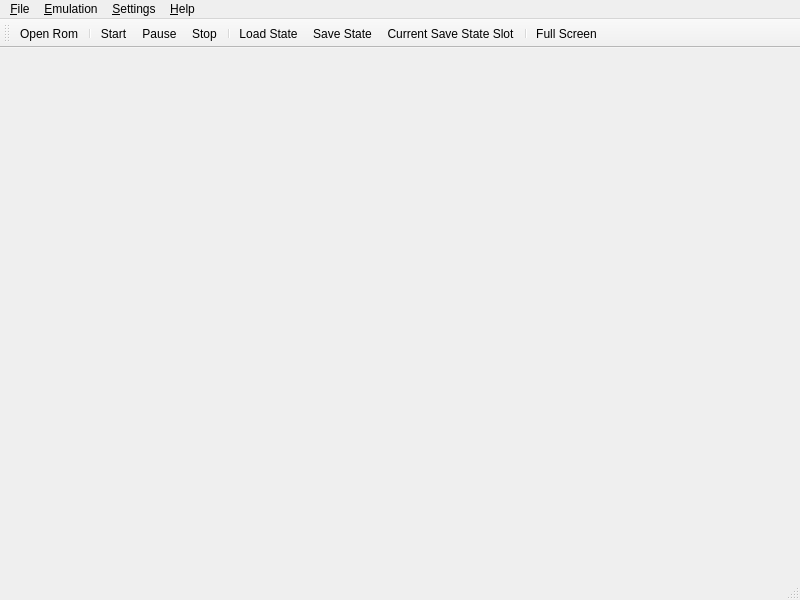
<ui version="4.0" >
 <class>MainWindow</class>
 <widget class="QMainWindow" name="MainWindow" >
  <property name="geometry" >
   <rect>
    <x>0</x>
    <y>0</y>
    <width>800</width>
    <height>600</height>
   </rect>
  </property>
  <property name="contextMenuPolicy" >
   <enum>Qt::NoContextMenu</enum>
  </property>
  <property name="windowTitle" >
   <string>Mupen64Plus</string>
  </property>
  <widget class="QWidget" name="centralwidget" >
   <layout class="QVBoxLayout" name="verticalLayout" >
    <item>
     <widget class="MainWidget" native="1" name="mainWidget" />
    </item>
   </layout>
  </widget>
  <widget class="QMenuBar" name="menubar" >
   <property name="geometry" >
    <rect>
     <x>0</x>
     <y>0</y>
     <width>800</width>
     <height>24</height>
    </rect>
   </property>
   <widget class="QMenu" name="menu_File" >
    <property name="title" >
     <string>&amp;File</string>
    </property>
    <addaction name="actionOpenRom" />
    <addaction name="actionCloseRom" />
    <addaction name="separator" />
    <addaction name="actionQuit" />
   </widget>
   <widget class="QMenu" name="menu_Emulation" >
    <property name="title" >
     <string>&amp;Emulation</string>
    </property>
    <addaction name="actionStart" />
    <addaction name="actionPause" />
    <addaction name="actionStop" />
    <addaction name="separator" />
    <addaction name="actionLoadState" />
    <addaction name="actionLoadStateFrom" />
    <addaction name="actionSaveState" />
    <addaction name="actionSaveStateAs" />
    <addaction name="separator" />
    <addaction name="actionCurrentSaveStateSlot" />
   </widget>
   <widget class="QMenu" name="menu_Settings" >
    <property name="title" >
     <string>&amp;Settings</string>
    </property>
    <addaction name="actionShowToolbar" />
    <addaction name="actionShowStatusbar" />
    <addaction name="actionShowFilter" />
    <addaction name="separator" />
    <addaction name="actionFullScreen" />
    <addaction name="separator" />
    <addaction name="actionConfigureMupen64Plus" />
   </widget>
   <widget class="QMenu" name="menu_Help" >
    <property name="title" >
     <string>&amp;Help</string>
    </property>
    <addaction name="actionAbout" />
    <addaction name="actionAboutQt" />
   </widget>
   <addaction name="menu_File" />
   <addaction name="menu_Emulation" />
   <addaction name="menu_Settings" />
   <addaction name="menu_Help" />
  </widget>
  <widget class="QStatusBar" name="statusbar" />
  <widget class="QToolBar" name="toolBar" >
   <property name="windowTitle" >
    <string>Toolbar</string>
   </property>
   <property name="iconSize" >
    <size>
     <width>22</width>
     <height>22</height>
    </size>
   </property>
   <property name="toolButtonStyle" >
    <enum>Qt::ToolButtonTextUnderIcon</enum>
   </property>
   <attribute name="toolBarArea" >
    <enum>TopToolBarArea</enum>
   </attribute>
   <attribute name="toolBarBreak" >
    <bool>false</bool>
   </attribute>
   <addaction name="actionOpenRom" />
   <addaction name="separator" />
   <addaction name="actionStart" />
   <addaction name="actionPause" />
   <addaction name="actionStop" />
   <addaction name="separator" />
   <addaction name="actionLoadState" />
   <addaction name="actionSaveState" />
   <addaction name="actionCurrentSaveStateSlot" />
   <addaction name="separator" />
   <addaction name="actionFullScreen" />
  </widget>
  <action name="actionOpenRom" >
   <property name="text" >
    <string>&amp;Open Rom</string>
   </property>
   <property name="shortcut" >
    <string>Ctrl+O</string>
   </property>
  </action>
  <action name="actionCloseRom" >
   <property name="text" >
    <string>&amp;Close Rom</string>
   </property>
   <property name="shortcut" >
    <string>Ctrl+W</string>
   </property>
  </action>
  <action name="actionQuit" >
   <property name="text" >
    <string>&amp;Quit</string>
   </property>
   <property name="shortcut" >
    <string>Ctrl+Q</string>
   </property>
  </action>
  <action name="actionStart" >
   <property name="checkable" >
    <bool>true</bool>
   </property>
   <property name="text" >
    <string>&amp;Start</string>
   </property>
  </action>
  <action name="actionPause" >
   <property name="checkable" >
    <bool>true</bool>
   </property>
   <property name="text" >
    <string>&amp;Pause</string>
   </property>
   <property name="shortcut" >
    <string>Space</string>
   </property>
  </action>
  <action name="actionStop" >
   <property name="checkable" >
    <bool>true</bool>
   </property>
   <property name="text" >
    <string>S&amp;top</string>
   </property>
   <property name="shortcut" >
    <string>Esc</string>
   </property>
  </action>
  <action name="actionSaveState" >
   <property name="text" >
    <string>Sa&amp;ve State</string>
   </property>
   <property name="shortcut" >
    <string>Ctrl+F7</string>
   </property>
  </action>
  <action name="actionSaveStateAs" >
   <property name="text" >
    <string>Save State &amp;as...</string>
   </property>
  </action>
  <action name="actionLoadState" >
   <property name="text" >
    <string>&amp;Load State</string>
   </property>
   <property name="shortcut" >
    <string>Ctrl+F5</string>
   </property>
  </action>
  <action name="actionLoadStateFrom" >
   <property name="text" >
    <string>L&amp;oad State from...</string>
   </property>
  </action>
  <action name="actionCurrentSaveStateSlot" >
   <property name="text" >
    <string>&amp;Current Save State Slot...</string>
   </property>
  </action>
  <action name="actionFullScreen" >
   <property name="text" >
    <string>&amp;Full Screen</string>
   </property>
   <property name="shortcut" >
    <string>Alt+Return</string>
   </property>
  </action>
  <action name="actionConfigureMupen64Plus" >
   <property name="text" >
    <string>&amp;Configure Mupen64Plus</string>
   </property>
  </action>
  <action name="actionAbout" >
   <property name="text" >
    <string>&amp;About</string>
   </property>
  </action>
  <action name="actionAboutQt" >
   <property name="text" >
    <string>About &amp;Qt</string>
   </property>
  </action>
  <action name="actionShowToolbar" >
   <property name="checkable" >
    <bool>true</bool>
   </property>
   <property name="checked" >
    <bool>true</bool>
   </property>
   <property name="text" >
    <string>Show &amp;Toolbar</string>
   </property>
  </action>
  <action name="actionShowStatusbar" >
   <property name="checkable" >
    <bool>true</bool>
   </property>
   <property name="checked" >
    <bool>true</bool>
   </property>
   <property name="text" >
    <string>Show &amp;Statusbar</string>
   </property>
  </action>
  <action name="actionShowFilter" >
   <property name="checkable" >
    <bool>true</bool>
   </property>
   <property name="checked" >
    <bool>true</bool>
   </property>
   <property name="text" >
    <string>Show F&amp;ilter</string>
   </property>
  </action>
 </widget>
 <customwidgets>
  <customwidget>
   <class>MainWidget</class>
   <extends>QWidget</extends>
   <header>mainwidget.h</header>
   <container>1</container>
  </customwidget>
 </customwidgets>
 <resources/>
 <connections>
  <connection>
   <sender>actionShowToolbar</sender>
   <signal>toggled(bool)</signal>
   <receiver>toolBar</receiver>
   <slot>setVisible(bool)</slot>
   <hints>
    <hint type="sourcelabel" >
     <x>-1</x>
     <y>-1</y>
    </hint>
    <hint type="destinationlabel" >
     <x>399</x>
     <y>41</y>
    </hint>
   </hints>
  </connection>
  <connection>
   <sender>actionShowStatusbar</sender>
   <signal>toggled(bool)</signal>
   <receiver>statusbar</receiver>
   <slot>setVisible(bool)</slot>
   <hints>
    <hint type="sourcelabel" >
     <x>-1</x>
     <y>-1</y>
    </hint>
    <hint type="destinationlabel" >
     <x>399</x>
     <y>587</y>
    </hint>
   </hints>
  </connection>
 </connections>
</ui>
